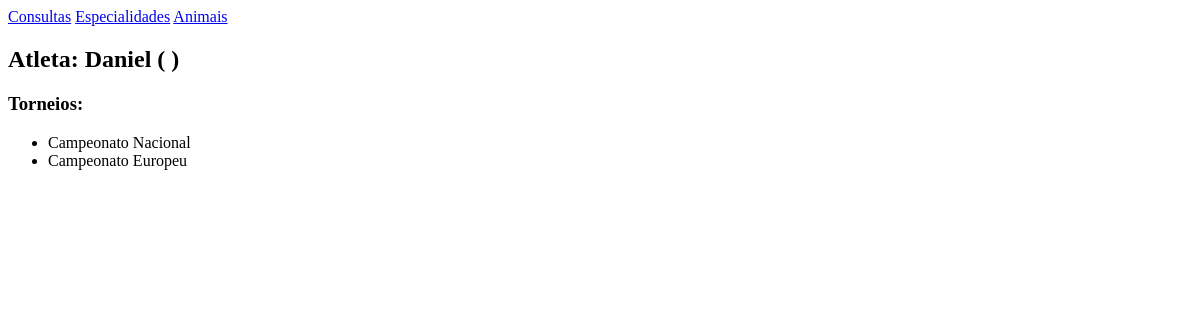
/torneios/atleta/1/, run on an earlier commit of the app's database.
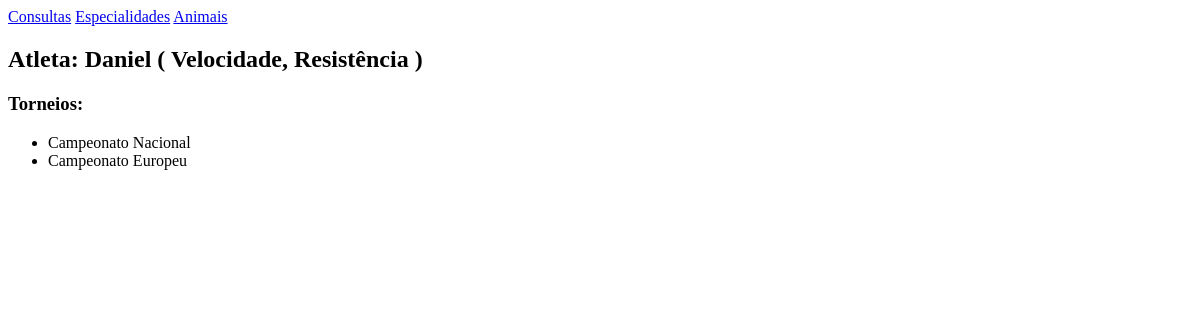
And on a later commit of the database.
### torneio/models.py (models this page shows, shortened)
class Torneio(models.Model):
    nome = models.CharField(max_length=100)
    descricao = models.TextField(blank=True)

class Categoria(models.Model):
    nome = models.CharField(max_length=100)
    atletas = models.ManyToManyField(Atleta, related_name='categorias')

### torneio/views.py (the view)
# urls.py: path('atleta/<int:id>/', views.atleta_view, name='atleta_view'),
def atleta_view(request, id):
    atleta = get_object_or_404(Atleta, id=id)
    return render(request, 'atleta.html', {'atleta': atleta})

### torneio/templates/atleta.html
{% extends 'layout.html' %}
{% block content %}
<h2>Atleta: {{atleta.nome}} (
    {% for categoria in atleta.categorias.all %}
        {{categoria.nome}}{% if not forloop.last %},{% endif %}
    {% endfor %})
</h2>
<h3>Torneios:</h3>
    <ul>
        {% for torneio in atleta.torneios.all %}
            <li>{{torneio.nome}}</li>
        {% endfor %}
    </ul>
{% endblock %}

What changed in the data, as far as the page shows it:
added Categoria: nome "Velocidade"
added Categoria: nome "Resistência"
